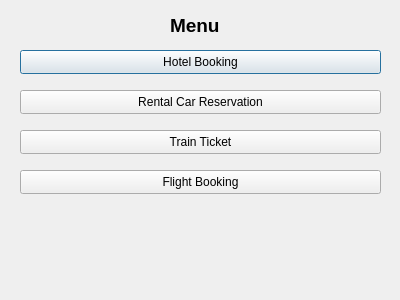
<?xml version="1.0" encoding="UTF-8"?>
<ui version="4.0">
 <class>MenuDialog</class>
 <widget class="QDialog" name="MenuDialog">
  <property name="geometry">
   <rect>
    <x>0</x>
    <y>0</y>
    <width>400</width>
    <height>300</height>
   </rect>
  </property>
  <property name="windowTitle">
   <string>Dialog</string>
  </property>
  <widget class="QLabel" name="lblMenu">
   <property name="enabled">
    <bool>true</bool>
   </property>
   <property name="geometry">
    <rect>
     <x>170</x>
     <y>10</y>
     <width>100</width>
     <height>31</height>
    </rect>
   </property>
   <property name="font">
    <font>
     <pointsize>14</pointsize>
     <italic>false</italic>
     <bold>true</bold>
    </font>
   </property>
   <property name="frameShadow">
    <enum>QFrame::Plain</enum>
   </property>
   <property name="lineWidth">
    <number>2</number>
   </property>
   <property name="text">
    <string>Menu</string>
   </property>
  </widget>
  <widget class="QPushButton" name="btnHotel">
   <property name="geometry">
    <rect>
     <x>20</x>
     <y>50</y>
     <width>361</width>
     <height>24</height>
    </rect>
   </property>
   <property name="text">
    <string>Hotel Booking</string>
   </property>
  </widget>
  <widget class="QPushButton" name="lblRentCar">
   <property name="geometry">
    <rect>
     <x>20</x>
     <y>90</y>
     <width>361</width>
     <height>24</height>
    </rect>
   </property>
   <property name="text">
    <string>Rental Car Reservation</string>
   </property>
  </widget>
  <widget class="QPushButton" name="lblTrainTicket">
   <property name="geometry">
    <rect>
     <x>20</x>
     <y>130</y>
     <width>361</width>
     <height>24</height>
    </rect>
   </property>
   <property name="text">
    <string>Train Ticket</string>
   </property>
  </widget>
  <widget class="QPushButton" name="lblFlightBooking">
   <property name="geometry">
    <rect>
     <x>20</x>
     <y>170</y>
     <width>361</width>
     <height>24</height>
    </rect>
   </property>
   <property name="text">
    <string>Flight Booking</string>
   </property>
  </widget>
 </widget>
 <resources/>
 <connections/>
</ui>
